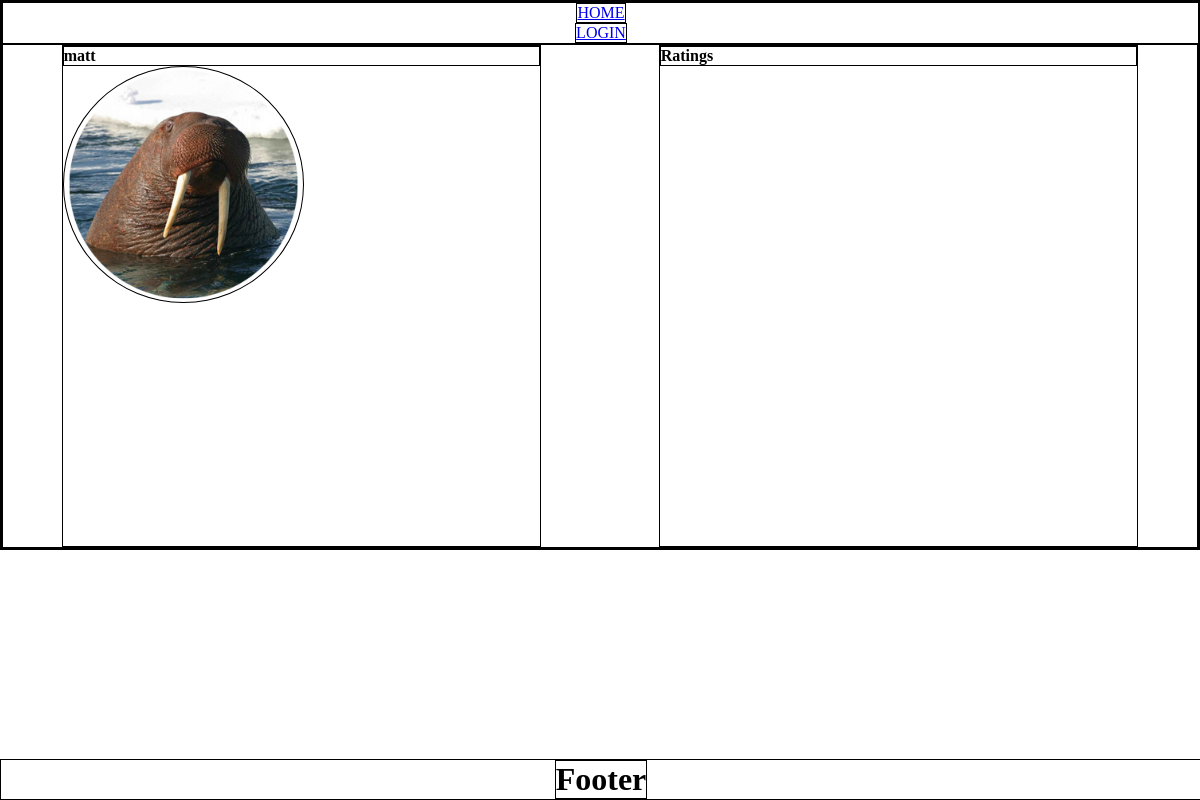
The page /user/2 on the database as committed earlier.
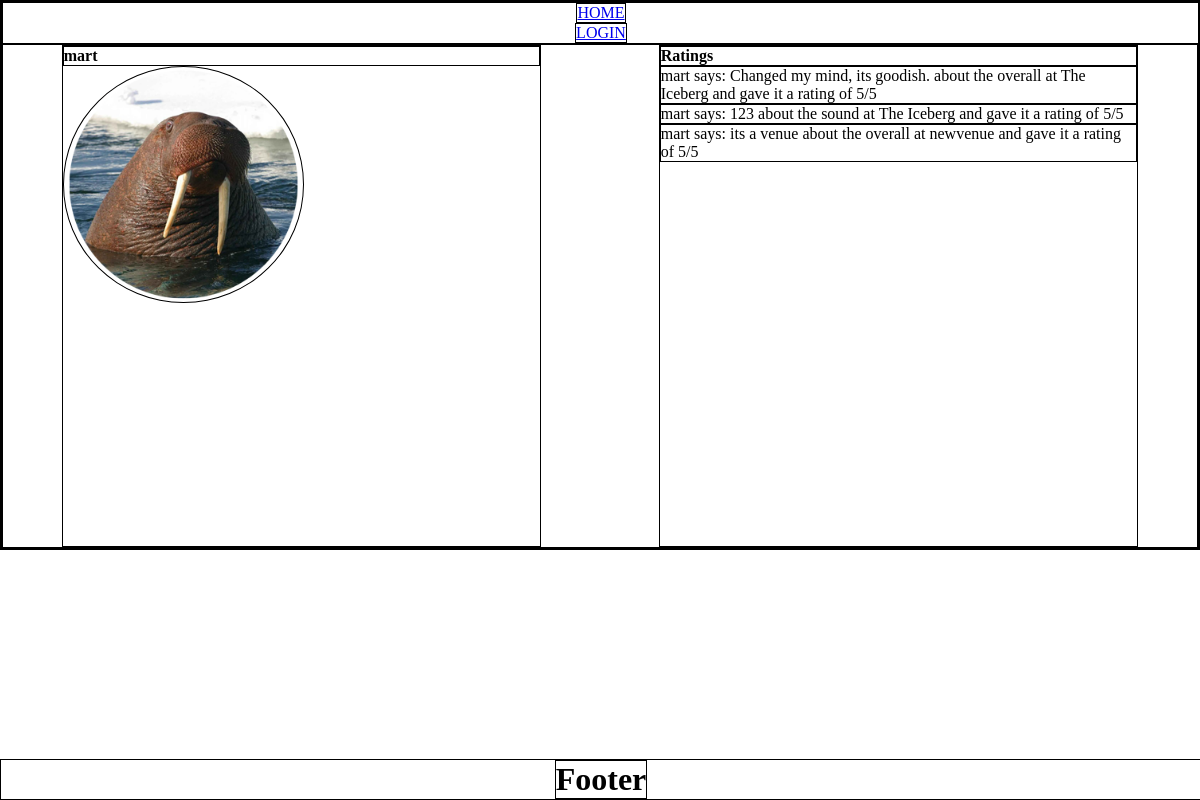
The same page on the database as committed later.
### app/models.py (models this page shows, shortened)
class User(UserMixin, Model):
    username = CharField(unique=True)
    email = CharField(unique=True, max_length=256)
    password = CharField(max_length=128)
    avatar = BlobField(default="default.png")
    city = CharField()
    state = CharField()
    zip = CharField()
    user_level = CharField(default="user")
    class Meta:
        database = DATABASE

class Rating(Model):
    user_fk = ForeignKeyField(
        model=User,
        backref="users"
    )
    venue_fk = ForeignKeyField(
        model=Venue,
        backref="venues",
        null=True
    )
    band_fk = ForeignKeyField(
        model=User,
        backref="bands",
        null=True
    )
    rating = IntegerField()
    rating_type = CharField()
    message = CharField(max_length=1024)
    class Meta:
        database = DATABASE

class Venue(Model):
    name = CharField()
    img = BlobField(default="default_venue.jpg")
    about = CharField()
    address = CharField()
    city = CharField()
    state = CharField()
    zip = CharField()
    class Meta:
        database = DATABASE

### app/routes.py (the view)
@app.route("/user/<id>") # this will need to be a dynamic route
def user(id):
    found_user = models.User.get(models.User.id == id)
    decoder = found_user.avatar.decode()
    location = (f'images/{decoder}')
    avatar = url_for('static', filename=location)
    ratings = models.Rating.select().where(models.Rating.user_fk == found_user.id)
    return render_template('user.html', user=found_user, avatar=avatar, ratings=ratings)

### app/__init__.py (called while the page is built)
@app.before_request
def before_request():
    g.db = DATABASE
    g.db.connect()
    g.user = current_user

@app.after_request
def after_request(response):
    g.db.close()
    return response

### app/templates/user.html (shortened to what this page needs)
{% extends "layout.html" %}
{% from 'macros.html' import render_field %}
{% block sidebar %}
<h4>{{user.username}}</h4>
<img class="user_profile_avatar" src="{{ avatar }}" alt="">
{% endblock %}
{% block main %}
<h4>Ratings</h4>
    {% for rating in ratings %}
        <p>{{ rating.user_fk.username }} says: {{ rating.message }} about the {{ rating.rating_type }} at {{ rating.venue_fk.name }} and gave it a rating of {{ rating.rating }}/5</p>
    {% endfor %}
{% endblock %}

### app/templates/layout.html (shortened to what this page needs)
<!DOCTYPE html>
<html lang="en">
<head>
    <link rel=stylesheet type=text/css href="{{ url_for('static', filename='css/styles.css') }}">
</head>
<body>
    <header>
        {% include '/header.html' %}
    </header>
    <main>
        <div class="sidebar">
            {% block sidebar %}
            {% endblock %}
        </div>
        <div class="main-content">
            {% block main %}
            {% endblock %}
        </div>
    </main>
    <footer>
        {% include '/footer.html' %}
    </footer>
</body>
</html>

### app/templates/header.html (shortened to what this page needs)
{% block header %}
{% if g.user.is_authenticated %}
<a  href="/logout">LOGOUT</a>
<a href="/user/{{current_user.id}}">PROFILE</a>
{% else %}
<a  href="/login">LOGIN</a>
{% endif %}
<a href="/">HOME</a>
{% endblock %}

### app/templates/footer.html
{% block footer %}
<h1>Footer</h1>
{% endblock %}

### app/static/css/styles.css (style rules this page uses)
* { margin: 0 auto; padding: 0; border: 1px solid black; }
main { display: flex; align-items: center; }
header { height: auto; width: 100%; display: flex; flex-direction: column-reverse; justify-content: center; }
footer { position: fixed; display: flex; flex-direction: column-reverse; width: 100%; left: 0; bottom: 0; margin: 0 auto; }
.sidebar, .main-content { height: 500px; width: 40%; }
.user_profile_avatar { border-radius: 50%; max-width: 50%; }

Rows that differ between the two databases and show on the page:
changed User: username "matt" → "mart"
now on this page (row edited): Rating: user_fk.username "mart", message "Changed my mind, its goodish.", rating_type "overall", venue_fk.name "The Iceberg", rating "5"
now on this page (row edited): Rating: user_fk.username "mart", message "123", rating_type "sound", venue_fk.name "The Iceberg", rating "5"
added Rating: user_fk.username "mart", message "its a venue", rating_type "overall", venue_fk.name "newvenue", rating "5"
